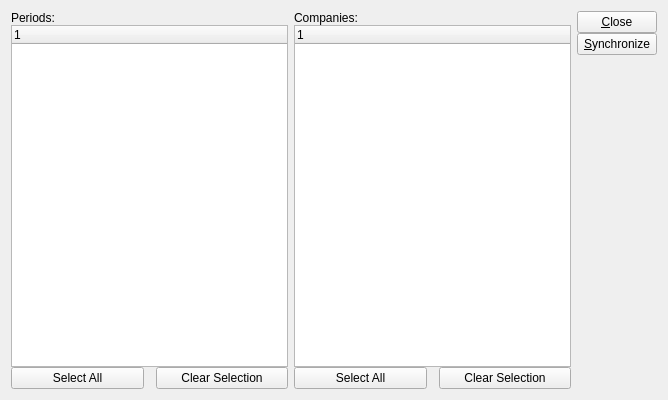
<?xml version="1.0" encoding="UTF-8"?>
<ui version="4.0">
 <comment>This file is part of the xTuple ERP: PostBooks Edition, a free and
open source Enterprise Resource Planning software suite,
Copyright (c) 1999-2018 by OpenMFG LLC, d/b/a xTuple.
It is licensed to you under the Common Public Attribution License
version 1.0, the full text of which (including xTuple-specific Exhibits)
is available at www.xtuple.com/CPAL.  By using this software, you agree
to be bound by its terms.</comment>
 <class>syncCompanies</class>
 <widget class="QWidget" name="syncCompanies">
  <property name="geometry">
   <rect>
    <x>0</x>
    <y>0</y>
    <width>668</width>
    <height>400</height>
   </rect>
  </property>
  <property name="windowTitle">
   <string>Synchronize Companies</string>
  </property>
  <layout class="QGridLayout" name="gridLayout">
   <item row="0" column="0">
    <layout class="QVBoxLayout">
     <property name="spacing">
      <number>0</number>
     </property>
     <item>
      <widget class="QLabel" name="_periodLit">
       <property name="text">
        <string>Periods:</string>
       </property>
       <property name="buddy">
        <cstring>_period</cstring>
       </property>
      </widget>
     </item>
     <item>
      <widget class="XTreeWidget" name="_period">
       <property name="selectionMode">
        <enum>QAbstractItemView::MultiSelection</enum>
       </property>
      </widget>
     </item>
     <item>
      <layout class="QHBoxLayout">
       <property name="spacing">
        <number>12</number>
       </property>
       <item>
        <widget class="QPushButton" name="_selectPeriod">
         <property name="text">
          <string>Select All</string>
         </property>
        </widget>
       </item>
       <item>
        <widget class="QPushButton" name="_clearPeriod">
         <property name="text">
          <string>Clear Selection</string>
         </property>
        </widget>
       </item>
      </layout>
     </item>
    </layout>
   </item>
   <item row="0" column="1">
    <layout class="QVBoxLayout">
     <property name="spacing">
      <number>0</number>
     </property>
     <item>
      <widget class="QLabel" name="_companyLit">
       <property name="text">
        <string>Companies:</string>
       </property>
       <property name="buddy">
        <cstring>_company</cstring>
       </property>
      </widget>
     </item>
     <item>
      <widget class="XTreeWidget" name="_company">
       <property name="selectionMode">
        <enum>QAbstractItemView::MultiSelection</enum>
       </property>
      </widget>
     </item>
     <item>
      <layout class="QHBoxLayout">
       <property name="spacing">
        <number>12</number>
       </property>
       <item>
        <widget class="QPushButton" name="_selectCompany">
         <property name="text">
          <string>Select All</string>
         </property>
        </widget>
       </item>
       <item>
        <widget class="QPushButton" name="_clearCompany">
         <property name="text">
          <string>Clear Selection</string>
         </property>
        </widget>
       </item>
      </layout>
     </item>
    </layout>
   </item>
   <item row="0" column="2">
    <layout class="QVBoxLayout">
     <property name="spacing">
      <number>0</number>
     </property>
     <item>
      <widget class="QPushButton" name="_close">
       <property name="text">
        <string>&amp;Close</string>
       </property>
      </widget>
     </item>
     <item>
      <widget class="QPushButton" name="_sync">
       <property name="text">
        <string>&amp;Synchronize</string>
       </property>
      </widget>
     </item>
     <item>
      <spacer>
       <property name="orientation">
        <enum>Qt::Vertical</enum>
       </property>
       <property name="sizeHint" stdset="0">
        <size>
         <width>20</width>
         <height>40</height>
        </size>
       </property>
      </spacer>
     </item>
    </layout>
   </item>
  </layout>
 </widget>
 <customwidgets>
  <customwidget>
   <class>XTreeWidget</class>
   <extends>QTreeWidget</extends>
   <header>xtreewidget.h</header>
   <container>1</container>
  </customwidget>
 </customwidgets>
 <tabstops>
  <tabstop>_period</tabstop>
  <tabstop>_selectPeriod</tabstop>
  <tabstop>_clearPeriod</tabstop>
  <tabstop>_company</tabstop>
  <tabstop>_selectCompany</tabstop>
  <tabstop>_clearCompany</tabstop>
  <tabstop>_sync</tabstop>
  <tabstop>_close</tabstop>
 </tabstops>
 <resources/>
 <connections>
  <connection>
   <sender>_close</sender>
   <signal>clicked()</signal>
   <receiver>syncCompanies</receiver>
   <slot>close()</slot>
   <hints>
    <hint type="sourcelabel">
     <x>536</x>
     <y>23</y>
    </hint>
    <hint type="destinationlabel">
     <x>464</x>
     <y>6</y>
    </hint>
   </hints>
  </connection>
  <connection>
   <sender>_clearPeriod</sender>
   <signal>clicked()</signal>
   <receiver>_period</receiver>
   <slot>clearSelection()</slot>
   <hints>
    <hint type="sourcelabel">
     <x>173</x>
     <y>205</y>
    </hint>
    <hint type="destinationlabel">
     <x>166</x>
     <y>156</y>
    </hint>
   </hints>
  </connection>
  <connection>
   <sender>_clearCompany</sender>
   <signal>clicked()</signal>
   <receiver>_company</receiver>
   <slot>clearSelection()</slot>
   <hints>
    <hint type="sourcelabel">
     <x>470</x>
     <y>214</y>
    </hint>
    <hint type="destinationlabel">
     <x>460</x>
     <y>169</y>
    </hint>
   </hints>
  </connection>
  <connection>
   <sender>_selectPeriod</sender>
   <signal>clicked()</signal>
   <receiver>_period</receiver>
   <slot>selectAll()</slot>
   <hints>
    <hint type="sourcelabel">
     <x>86</x>
     <y>210</y>
    </hint>
    <hint type="destinationlabel">
     <x>88</x>
     <y>172</y>
    </hint>
   </hints>
  </connection>
  <connection>
   <sender>_selectCompany</sender>
   <signal>clicked()</signal>
   <receiver>_company</receiver>
   <slot>selectAll()</slot>
   <hints>
    <hint type="sourcelabel">
     <x>349</x>
     <y>209</y>
    </hint>
    <hint type="destinationlabel">
     <x>349</x>
     <y>153</y>
    </hint>
   </hints>
  </connection>
 </connections>
</ui>
